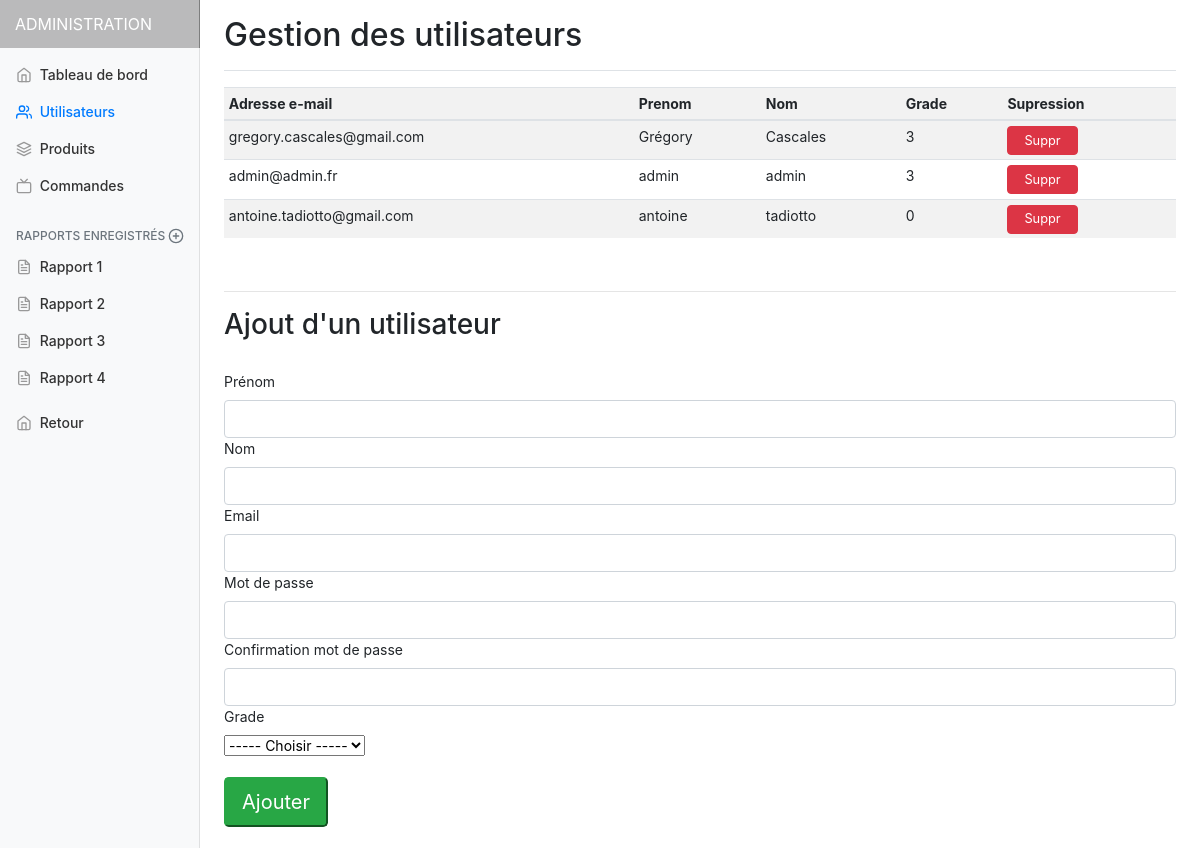
/admin.php?selector=2, run on the app's committed database.
### tables this page shows
CREATE TABLE `client` (
  `id_client` int(11) NOT NULL,
  `email_client` varchar(255) NOT NULL,
  `nom_affichage` varchar(255) NOT NULL,
  `mot_de_passe` varchar(255) NOT NULL,
  `civilite` int(11) DEFAULT NULL,
  `nom_client` varchar(255) NOT NULL,
  `prenom_client` varchar(255) NOT NULL,
  `telephone_client` varchar(255) DEFAULT NULL,
  `id_question` int(11) DEFAULT NULL,
  `reponse` varchar(255) DEFAULT NULL,
  `datecreation_client` date NOT NULL,
  `administrateur` int(1) NOT NULL DEFAULT '0'
);

### admin/utilisateurs.php (the view, shortened to what this page needs)
<?php
  $req = $bdd->prepare('SELECT * FROM client ');
  $req->execute();
  $result = $req->fetchAll();
?>
<main role="main" class="col-md-9 ml-sm-auto col-lg-10 pt-3 px-4">
  <div class="d-flex justify-content-between flex-wrap flex-md-nowrap align-items-center pb-2 mb-3 border-bottom">
    <h1 class="h2">Gestion des utilisateurs</h1>
  </div>
  <div class="table-responsive">
    <?php
    if($result) {
        echo '<table class="table table-striped table-sm responsive">';
            echo '<thread>';
            echo '<tr>';
            echo '<th>Adresse e-mail</th>';
            echo '<th>Prenom</th>';
            echo '<th>Nom</th>';
            echo '<th>Grade</th>' ;
            echo '<th>Supression</th>' ;
            echo '</tr>';
            echo '</thread>';
            echo '<tbody>';
        foreach($result as $row) {
          echo '<tr>';
          echo '<td>'.$row["email_client"].'</td>';
          echo '<td>'.$row["prenom_client"].'</td>';
          echo '<td>'.$row["nom_client"].'</td>';
          echo '<td>'.$row["administrateur"].'</td>';
          echo '<td><a href="admin.php?selector=2&top='. $row["id_client"].'"><button type="submit" class="btn btn-danger btnsuppr">Suppr</button></a></td>';
          echo '</tr>'."\n";
        }
    echo '</tbody>';
        echo '</table>'."\n";
    }
    else echo 'Pas d\'enregistrements dans cette table...';
    ?>
  </div>
<br>
<hr>
<h3> Ajout d'un utilisateur </h3>
<br>
<form method="post" action="#">
  <div>
    <label for="prenom">Prénom</label>
    <input type="text" name="prenom" class="form-control" id="prenom">
  </div>
  <div>
    <label for="nom">Nom</label>
    <input type="text" name="nom" class="form-control" id="nom">
  </div>
  <div>
    <label for="email">Email</label>
    <input type="email" name="email" class="form-control" id="email">
  </div>
  <div>
  <label for="mdp">Mot de passe</label>
  <input type="password" name="mdp" class="form-control" id="mdp">
  </div>
  <div>
  <label for="mdprpt">Confirmation mot de passe</label>
  <input type="password" name="mdprpt" class="form-control" id="mdprpt">
  </div>
  <div>
    <label for="admin">Grade</label>
    <br>
    <select name="admin">
      <option value=""> ----- Choisir ----- </option>
    </select>
  </div>
  <br>
  <button type="submit" name="ajout_utilisateur" class="tn btn-lg btn-success buttonlogin">Ajouter</button>
</form>
<br>
</main>

### admin/assets/css/admin.css (style rules this page uses)
body { font-size: .875rem; }
.border-bottom { border-bottom: 1px solid #e5e5e5; }
.btnsuppr { font-size: 0.8rem; padding: 0.3em 1rem; cursor: pointer; }

### data on the page
client: email_client "gregory.cascales@gmail.com", prenom_client "Grégory", nom_client "Cascales", administrateur "3"
client: email_client "admin@admin.fr", prenom_client "admin", nom_client "admin", administrateur "3"
client: email_client "antoine.tadiotto@gmail.com", prenom_client "antoine", nom_client "tadiotto", administrateur "0"
